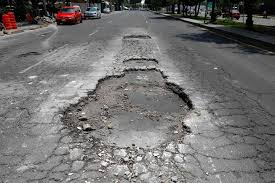
#> input picture data/train/bache/feedback_368fbb10.jpg, 275 x 183 px
$ python -i test_real.py   (imports and definitions only)
#> lines starting #> are read from the running program, lines starting #| are printed output that depends on the picture
"""
test_real.py - Prueba la heuristica con las imagenes reales del historial del sistema.
Imprime las metricas crudas para poder calibrar los umbrales.
"""
import sys, os
sys.path.insert(0, ".")

import numpy as np
from PIL import Image, ImageFilter

def analizar_imagen(ruta):
#> called with ruta = 'data/train/bache/feedback_368fbb10.jpg'
    try:
        img_pil = Image.open(ruta).convert("L").resize((128, 128))
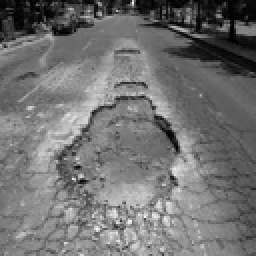
#> img_pil: PIL image 128x128 L (shown 2 times larger); min 0, max 248, mean 113.7
        arr = np.array(img_pil, dtype=float)

        brillo           = arr.mean()
#> brillo = 113.7
        contraste_global = arr.std()
#> contraste_global = 44.28
        pix_muy_oscuros  = np.sum(arr < 40) / arr.size
#> pix_muy_oscuros = 0.0934
        pix_oscuros      = np.sum(arr < 85) / arr.size
#> pix_oscuros = 0.184

        arr_bordes      = np.array(img_pil.filter(ImageFilter.FIND_EDGES), dtype=float)
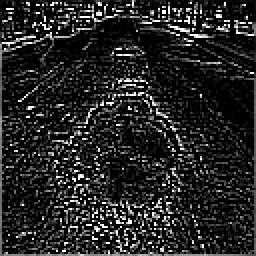
#> arr_bordes: shape (128, 128) float64 (shown 2 times larger); min 0, max 255, mean 37.2
        densidad_bordes = arr_bordes.mean() / 255.0
#> densidad_bordes = 0.146
        bordes_fuertes  = np.sum(arr_bordes > 80) / arr_bordes.size
#> bordes_fuertes = 0.174

        bloque = 16
        vars_locales = [
            arr[i:i+bloque, j:j+bloque].std()
            for i in range(0, 128, bloque)
            for j in range(0, 128, bloque)
        ]
#> vars_locales = 64 values, max 49.33 at index 37, min 5.62 at index 31, mean 24.72
        var_local_mean = float(np.mean(vars_locales))
#> var_local_mean = 24.72

        # Clasificar con la nueva logica
        es_bache = (
            pix_muy_oscuros > 0.18
            or (pix_oscuros > 0.38 and brillo < 105)
            or (float(np.max(vars_locales)) > 85 and brillo < 95)
        )
#> es_bache = False
        es_fisura = (
            bordes_fuertes > 0.13
            or (densidad_bordes > 0.11 and contraste_global > 45)
        )
#> es_fisura = True

        if es_bache:
            clase = "BACHE"
        elif es_fisura:
            clase = "FISURA"
        else:
            clase = "SANO"

        nombre = os.path.basename(ruta)
        print(f"{nombre[:35]:35s} | brillo={brillo:5.1f} std={contraste_global:5.1f} "
              f"pix_osc={pix_oscuros:.2f} bord={bordes_fuertes:.3f} "
              f"var={var_local_mean:5.1f} -> {clase}")
#| feedback_368fbb10.jpg               | brillo=113.7 std= 44.3 pix_osc=0.18 bord=0.174 var= 24.7 -> FISURA

    except Exception as e:
        print(f"ERROR en {ruta}: {e}")

# Analizar todas las imagenes subidas al sistema
upload_dir = "static/uploads"
# [14 lines not run here, left out]

>>> result = analizar_imagen('data/train/bache/feedback_368fbb10.jpg')
